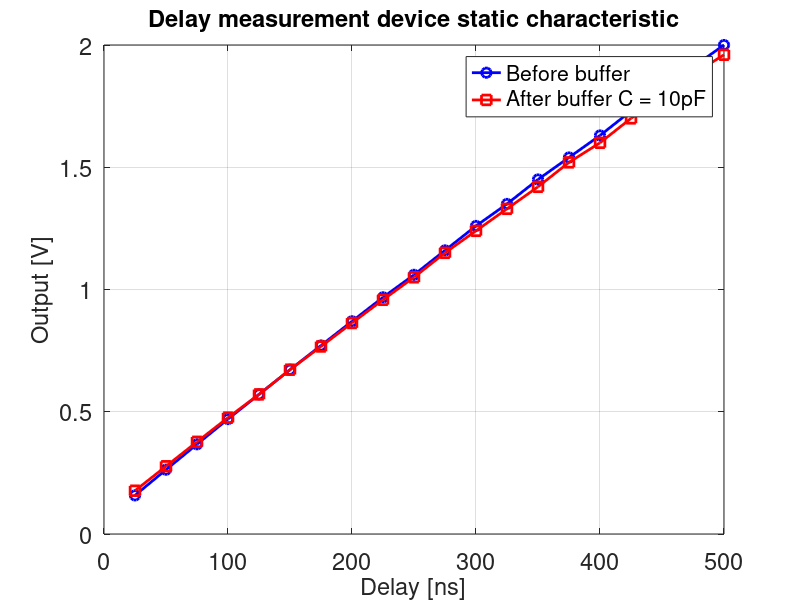

Write MATLAB code to recreate this figure.
clear all; close all;

delay = 25:25:500;
size(delay)

vprebuf = [.158 .263 .367 .470 .571 .672 .771 .870 .968 1.06 1.16 1.26 1.35 1.45 1.54 1.63 1.73 1.82 1.91 2.00];
size(vprebuf)

vbuf = [.177 .277 .377 .476 .571 .672 .767 .863 .958 1.05 1.15 1.24 1.33 1.42 1.52 1.6 1.7 1.79 1.88 1.96];

f = figure; hold all; grid on; box on;
plot(delay, vprebuf, '-ob', 'linewidth', 2, 'markersize', 7);
plot(delay, vbuf, '-sr', 'linewidth', 2, 'markersize', 7);
xlabel('Delay [ns]');
ylabel('Output [V]');
title('Delay measurement device static characteristic')
legend('Before buffer', 'After buffer C = 10pF');
set(findall(f,'-property','FontSize'),'FontSize',17);
set(findall(f,'-property','FontName'),'FontName', 'Helvetica');
